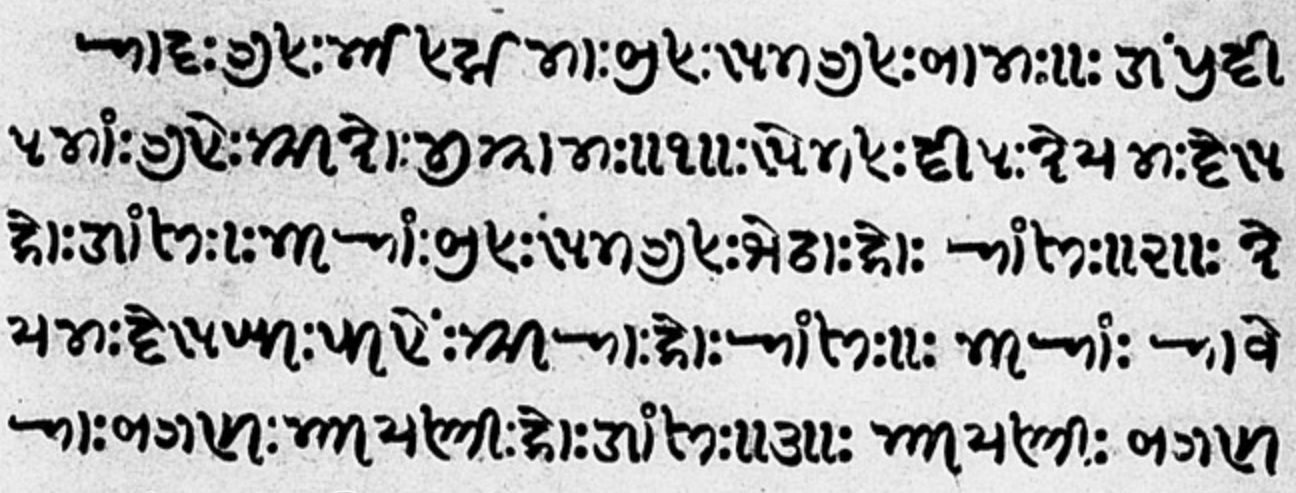
#> input picture examples/L01-L05.png, 1296 x 493 px
$ python -i preprocessing.py   (imports and definitions only)
#> lines starting #> are read from the running program, lines starting #| are printed output that depends on the picture; after the words box and inside, x2 and y2 are one past the last pixel; in counts of white or black regions, pixels touching at a corner belong together
#> further down, picture is the input picture: shape (493, 1296); min 0, max 254, mean 184.5
"""Illumination normalization, Otsu thresholding and component filtering."""

import cv2, numpy as np


def foreground(gray, with_info=False):
#> called with with_info = False
    if gray.ndim == 3:
        gray = cv2.cvtColor(gray, cv2.COLOR_BGR2GRAY)
    H, W = gray.shape
#> H = 493; W = 1296
    bg = cv2.GaussianBlur(gray, (0, 0), max(5, H / 80))
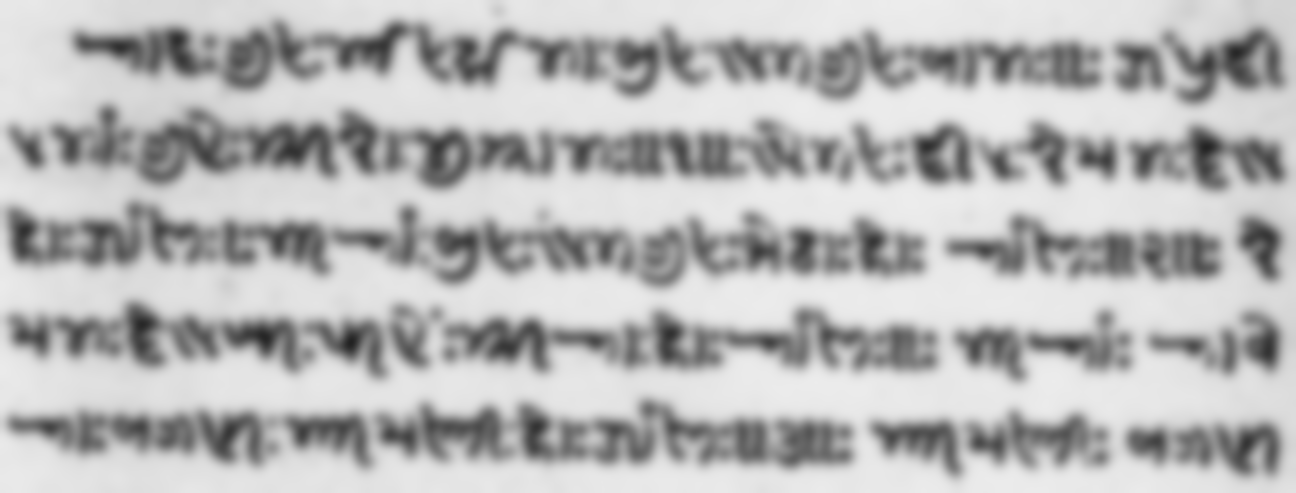
#> bg: shape (493, 1296); min 34, max 236, mean 184.5
    flat = cv2.divide(gray, bg, scale=255)
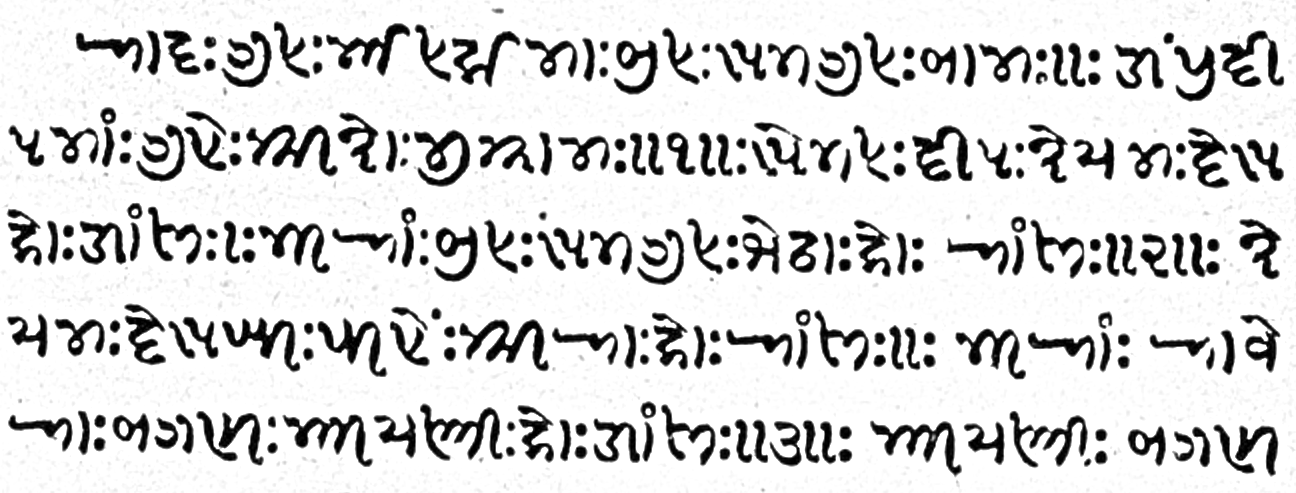
#> flat: shape (493, 1296); min 0, max 255, mean 216
    threshold, ink = cv2.threshold(
        flat, 0, 255, cv2.THRESH_BINARY_INV + cv2.THRESH_OTSU
    )
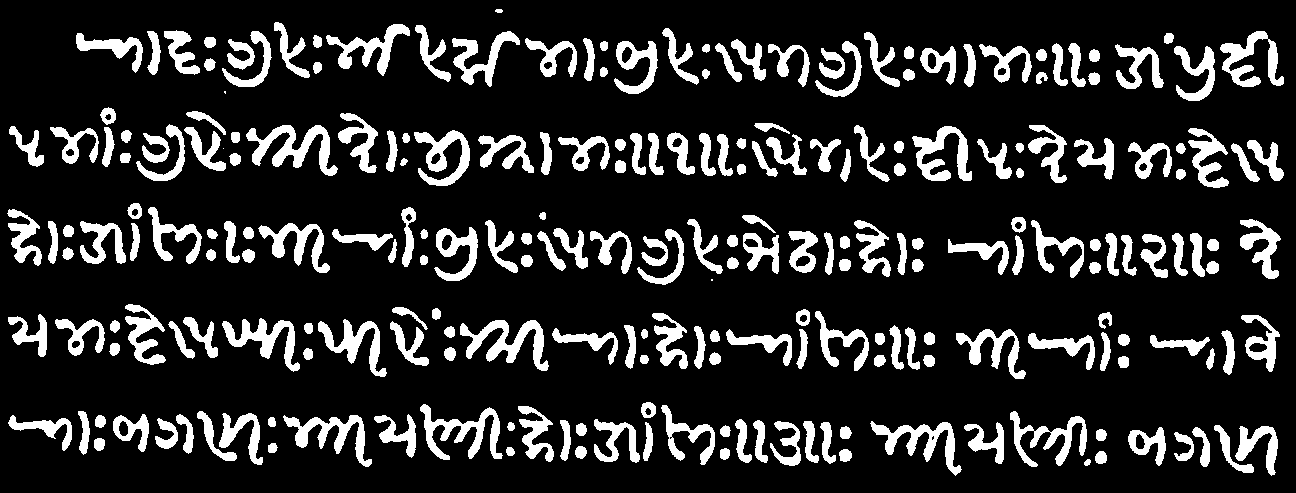
#> ink: shape (493, 1296); 16.4% white; 241 white regions (3 under 20 px), largest, box (x1, y1, x2, y2) and area: (246, 125, 338, 176) 1865, (460, 320, 549, 371) 1777, (420, 404, 503, 460) 1710
#> threshold = 143
    n, lab, stats, _ = cv2.connectedComponentsWithStats(ink, 8)
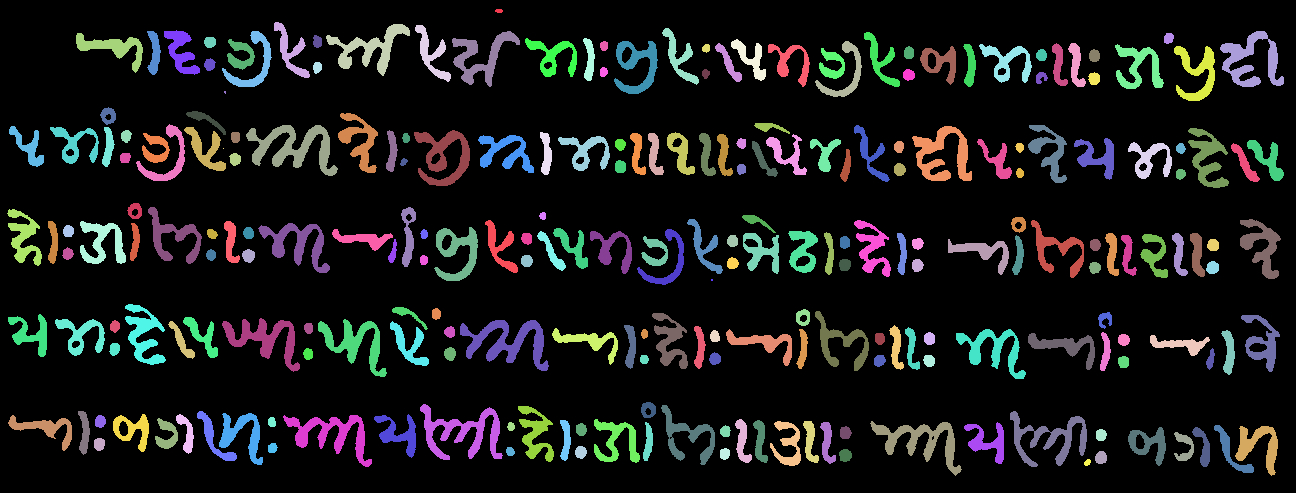
#> lab: shape (493, 1296) int32; 242 distinct labels, from 0 to 241; one colour per label, 0 black
#> n = 242; stats = 242 rows, first 6: [0, 0, 1296, 493, 534414], [495, 9, 8, 4, 27], [274, 22, 36, 56, 628], [326, 24, 84, 52, 1360], [415, 25, 36, 57, 646], [662, 28, 37, 57, 624]
    keep = np.ones(n, bool)
    keep[0] = False
    keep &= (
        (stats[:, 4] >= max(4, H * W / 250000))
        & (stats[:, 3] <= H * 0.22)
        & ~((stats[:, 2] > W * 0.7) & (stats[:, 3] < H * 0.04))
    )
    clean = np.where(keep[lab], 255, 0).astype(np.uint8)
    info = {
        "otsu_threshold": threshold,
        "minimum_component_area": max(4, H * W / 250000),
        "raw_ink_pixels": int(np.count_nonzero(ink)),
        "retained_ink_pixels": int(np.count_nonzero(clean)),
    }
#> info = {'otsu_threshold': 143, 'minimum_component_area': 4, 'raw_ink_pixels': 104514, 'retained_ink_pixels': 104513}
    return (clean, ink, info) if with_info else (clean, ink)

>>> import cv2
>>> picture = cv2.imread('../../examples/L01-L05.png', cv2.IMREAD_GRAYSCALE)
>>> result = foreground(picture)
